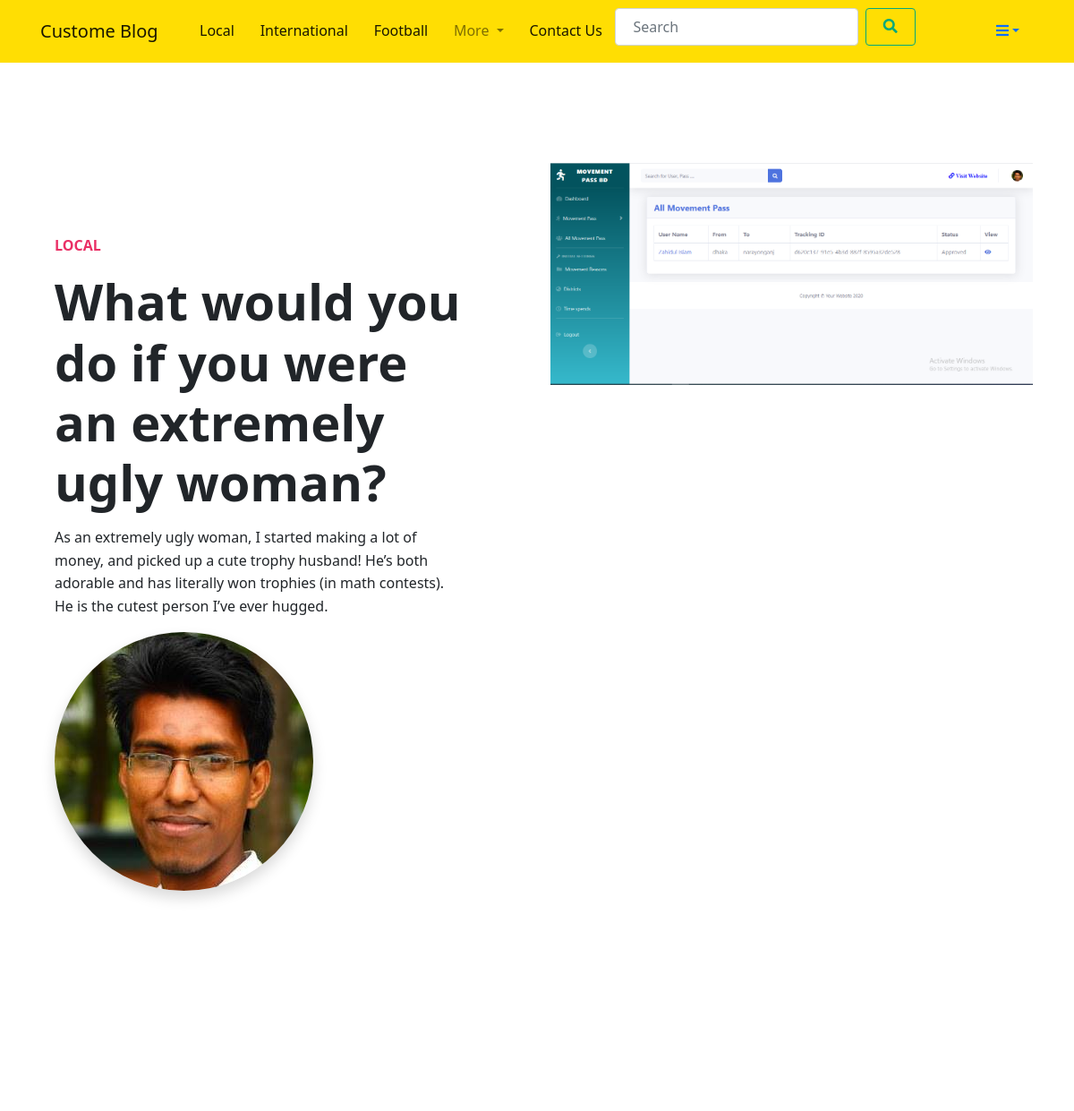
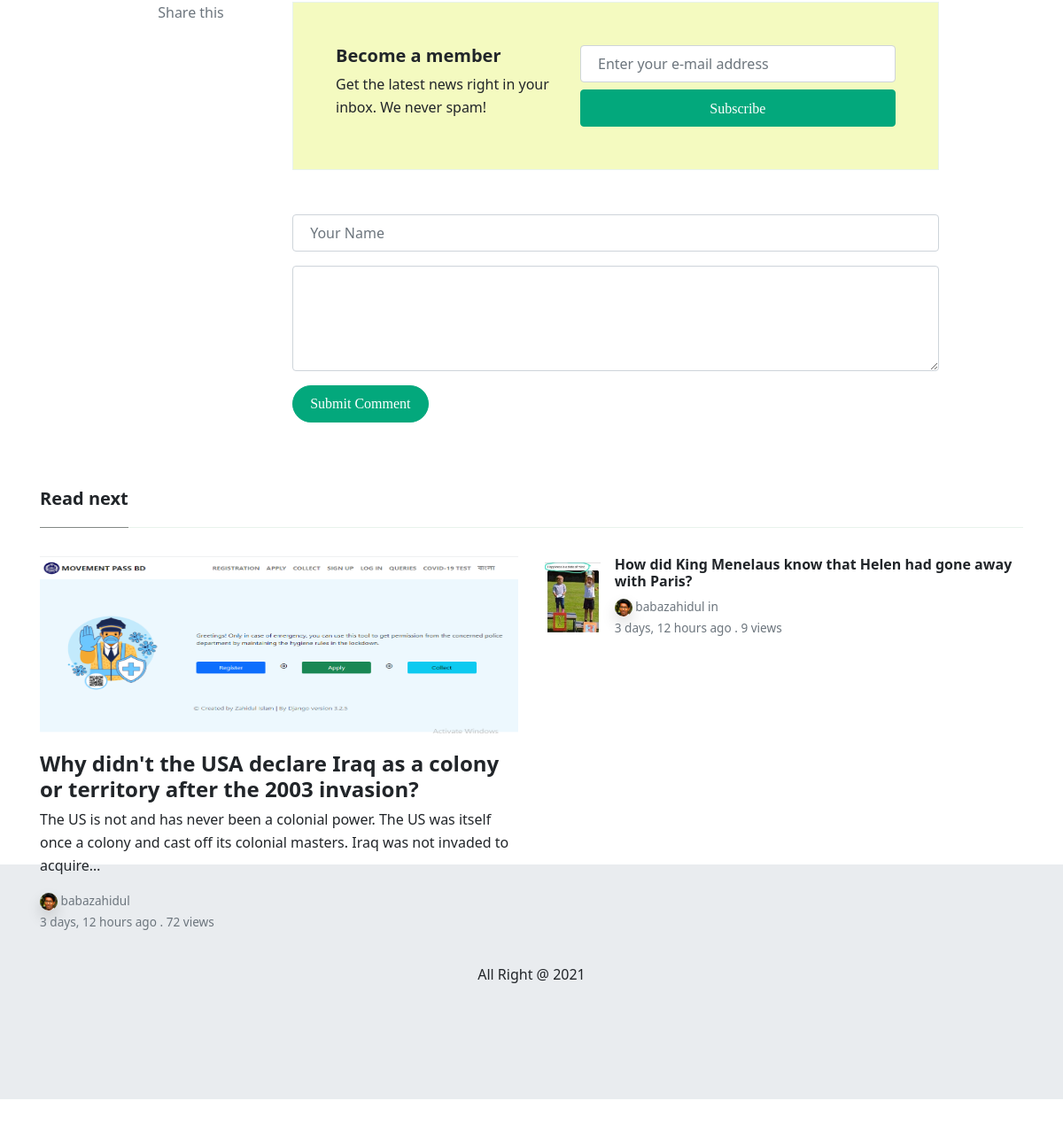
Screenshot of /post/view_post/2 with the database file from the repository (2 pictures, top to bottom).
### blog/models.py (models this page shows, shortened)
class Category(models.Model):
    name = models.CharField(max_length=20)
    slug = models.SlugField(null=True, blank=True)
    image = models.ImageField(null=True, upload_to='category/', blank=True)
    created_date = models.DateTimeField(auto_now=True)
    class Meta:
        verbose_name_plural = "Category"
    def __str__(self):
        return self.name

class Post(models.Model):
    title = models.CharField(max_length=100)
    description = models.TextField()
    image = models.ImageField(upload_to = "blog/feature_image/", blank=True, null=True)
    category = models.ForeignKey(Category, on_delete=models.SET_NULL, null=True)
    tags = models.ManyToManyField(Tag, blank=True)
    author = models.ForeignKey(Author, on_delete=models.SET_NULL, null=True)
    status = models.CharField(choices=STATUS, max_length=10, default='active')
    featured = models.BooleanField(default=False)
    visit_count = models.IntegerField(default=0)
    visible = models.BooleanField(default=True)
    created_date = models.DateTimeField(auto_now_add=True)
    class Meta:
        verbose_name_plural = "Post"

class Author(models.Model):
    author = models.OneToOneField(User, on_delete=models.SET_NULL, null=True)
    first_name = models.CharField(max_length=20)
    last_name = models.CharField(max_length=20)
    email = models.EmailField()
    designation = models.CharField(choices=DESIGNATION, max_length=20)
    author_img = models.ImageField(upload_to="author/", blank=True, null=True)
    author_status = models.CharField(choices=STATUS, max_length=12)
    class Meta:
        verbose_name_plural = "Author"

### blog/views.py (the view)
# urls.py: path('post/view_post/<int:id>', views.view_post, name='view_post'),
def view_post(request, id):
    post_obj = get_object_or_404(Post, id=id)
    post_obj.visit_count=post_obj.visit_count+1
    post_obj.save()
    related_post = Post.objects.filter(category=post_obj.category, author=post_obj.author).exclude(id=id).order_by('-id')[:4]
    first = related_post.first()
    rest_post = related_post[1:]
    context = {
        'post_obj':post_obj,
        'related_post':related_post,
        'first':first,
        'rest_post':rest_post
    }
    return render( request, 'post/view_post.html', context)

### blog/custome_context_processor.py (called while the page is built)
def menucategory(request):
    category_3 = Category.objects.all()\
        .annotate(num_post=Count('post'))\
        .order_by('-num_post')[:3]
    rest_category = Category.objects.all()\
        .annotate(num_post=Count('post'))\
        .order_by('-num_post')[3:]
    context = {
        'category_3' : category_3,
        'rest_category': rest_category,
    }
    return context

### templates/post/view_post.html (shortened to what this page needs)
{% extends 'base.html' %}
{% load static %}
{% block content %}
<div class="container">
	<div class="jumbotron jumbotron-fluid bg-white position-relative">
		<div class="h-100 tofront">
			<div class="row justify-content-between">
				<div class="col-md-6 pt-6 pb-6 pr-6 align-self-center">
					<p class="text-uppercase font-weight-bold">
						<a class="text-danger" href="">{{ post_obj.category }}</a>
					</p>
					<h1 class="display-4 secondfont mb-3 font-weight-bold">{{ post_obj.title }}</h1>
					<p class="mb-3">{{ post_obj.description }}</p>
					<div class="d-flex align-items-center">
						{% if post_obj.author.author_img %}
						<img class="rounded-circle shadow" src="{{ post_obj.author.author_img.url }}" alt="">
						{% else %}
						<img class="rounded-circle shadow"
							src="https://www.pngarts.com/files/11/Avatar-PNG-Transparent-Image.png" alt="">
						{% endif %}
					</div>
				</div>
				<div class="col-md-6 pr-0">
					<img src="{{ post_obj.image.url }}" alt="">
				</div>
			</div>
		</div>
	</div>
</div>
<div class="container pt-4 pb-4">
	<div class="row justify-content-center">
		<div class="col-lg-2 pr-4 mb-4 col-md-12">
			<div class="sticky-top text-center">
				<div class="text-muted">
					Share this
				</div>
			</div>
		</div>
		<div class="col-md-12 col-lg-8">
			<div class="border p-5 bg-lightblue">
				<div class="row justify-content-between">
					<div class="col-md-5 mb-2 mb-md-0">
						<h5 class="font-weight-bold secondfont">Become a member</h5>
						Get the latest news right in your inbox. We never spam!
					</div>
					<div class="col-md-7">
						<form action="{% url 'subscribe' %}" method="POST">
							<div class="row">
								<div class="col-md-12">
									<input type="email" name='subscribe' class="form-control"
										placeholder="Enter your e-mail address" required>
								</div>
								<div class="col-md-12 mt-2">
									<button type="submit" class="btn btn-success btn-block">Subscribe</button>
								</div>
							</div>
						</form>
					</div>
				</div>
			</div>
			<form style="margin-top:50px;" action="{% url 'comments' post_obj.id %}" method="POST">
				<div class="row form-group">
					<div class="col">
						<input type="text" name='name' class="form-control" placeholder="Your Name">
					</div>
				</div>
				<div class="form-group">
					<textarea class="form-control" name='body' id="exampleFormControlTextarea1" rows="4"></textarea>
				</div>
				<button type="submit" class="btn btn-primary btn-round">Submit Comment </button>
			</form>
			<br>
		</div>
	</div>
</div>
<div class="container pt-4 pb-4">
	<h5 class="font-weight-bold spanborder"><span>Read next</span></h5>
	<div class="row">
		<div class="col-lg-6">
			<div class="card border-0 mb-4 box-shadow h-xl-300">
				<div style="background-image: url(./assets/img/demo/3.jpg); ">
					<img src="{{ first.image.url }}" style="height: 200px; background-size: cover; background-repeat: no-repeat; width: 100%;" alt="">
				</div>
				<div class="card-body px-0 pb-0 d-flex flex-column align-items-start">
					<h2 class="h4 font-weight-bold">
					<a class="text-dark" href="{% url 'view_post' first.id %}"> {{ first.title}} </a>
					</h2>
					<p class="card-text">
						{{first.description|truncatechars:150}}
					</p>
					<div>
						<small class="d-block">
						{% if first.author.author_img %}
						    <img height="20" class="rounded-circle shadow" style="border-radius: 50%;" src="{{ first.author.author_img.url }}">
                        {% else %}
                            <img class="rounded-circle shadow" height="20" src="https://www.pngarts.com/files/11/Avatar-PNG-Transparent-Image.png" alt="">
                        {% endif %}
						<a class="text-muted" href="./author.html">{{first.author.author.username}}</a></small>
						<small class="text-muted">{{ first.created_date | timesince }} ago .  {{first.visit_count}} views</small>
					</div>
				</div>
			</div>
		</div>
		<div class="col-lg-6">
			<div class="flex-md-row mb-4 box-shadow h-xl-300">
				{% for p in rest_post %}
				<div class="mb-3 d-flex align-items-center">
					<img height="80" src="{{p.image.url}}">
					<div class="pl-3">
						<h2 class="mb-2 h6 font-weight-bold">
						<a class="text-dark" href="{% url 'view_post' p.id %}">{{p.title}}</a>
						</h2>
						<div class="card-text text-muted small">
						{% if p.author.author_img %}
						    <img height="20" class="rounded-circle shadow" style="border-radius: 50%;" src="{{ p.author.author_img.url }}">
                        {% else %}
                            <img class="rounded-circle shadow" height="20" src="https://www.pngarts.com/files/11/Avatar-PNG-Transparent-Image.png" alt="">
                        {% endif %}
                        {{ p.author.author.username }} in <a class="text-dark" href="#">{{p.catagory }} </a>
						</div>
						<small class="text-muted">{{ p.created_date | timesince }} ago .  {{p.visit_count}} views</small>
					</div>
				</div>
				{% endfor %}
			</div>
		</div>
	</div>
</div>
{% endblock %}

### templates/components/header.html (shortened to what this page needs)
{% load static %}
<nav class="navbar navbar-expand-lg navbar-light bg-warning fixed-top">
    <div class="container">
        <a class="navbar-brand" href="{% url 'home' %}">Custome Blog</a>
        <div class="collapse navbar-collapse" id="navbarSupportedContent">
            <ul class="navbar-nav me-auto mb-2 mb-lg-0">
                {% for category in category_3 %}
                <li class="nav-item">
                    <a class="nav-link active" aria-current="page" href="{% url 'home' %}">{{ category.name }}</a>
                </li>
                {% endfor %}
                <li class="nav-item dropdown">
                    <a class="nav-link dropdown-toggle" href="#" id="navbarDropdown" role="button"
                        data-bs-toggle="dropdown" aria-expanded="false">
                        More
                    </a>
                </li>
                <li class="nav-item">
                    <a class="nav-link active" aria-current="page" href="{% url 'contact_us' %}">Contact Us</a>
                </li>
                <li class="nav-item">
                    <form class="d-flex">
                        <input class="form-control me-2" type="search" placeholder="Search" aria-label="Search">
                        <button class="btn btn-outline-success" type="submit"><i class="fa fa-search"></i></button>
                    </form>
                </li>
            </ul>
            <div class="nav-item dropdown">
                <a class="nav-link dropdown-toggle" href="#" id="navbarDropdown" role="button"
                    data-bs-toggle="dropdown" aria-expanded="false"><i class="fas fa-bars"></i></a>
            </div>
        </div>
    </div>
</nav>

### rows the page displays
Category: name "Local"
Category: name "International"
Category: name "Football"
Post: category "LOCAL", title "What would you do if you were an extremely ugly woman?", description "As an extremely ugly woman, I started making a lot of money, and picked up a cute trophy husband! He’s both adorable and has literally won trophies (in math contests). He is the cutest person I’ve ever hugged.", author.author_img (picture), image (picture)
Post: image (picture), title "Why didn't the USA declare Iraq as a colony or territory after the 2003 invasion?", description "The US is not and has never been a colonial power. The US was itself once a colony and cast off its colonial masters. Iraq was not invaded to acquire…", author.author_img (picture), author.author.username "babazahidul", created_date "3 days, 12 hours", visit_count "72"
Post: image (picture), title "How did King Menelaus know that Helen had gone away with Paris?", author.author_img (picture), author.author.username "babazahidul", created_date "3 days, 12 hours", visit_count "9"
